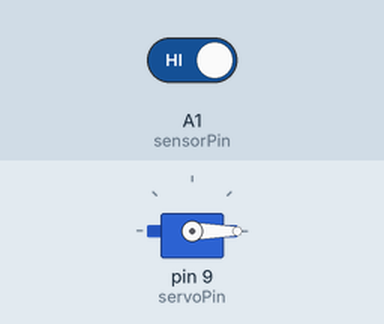
Recording of a sketch running on a simulated Arduino Uno, built with avr-gcc and run on an emulated ATmega328P. Parts: servo. Inputs (shaded band) come from the test bench; at power-on: A1 (sensorPin) HIGH.

Above: at 1.2 s.
1.3 s: A1 (sensorPin) driven LOW
At 1.7 s:
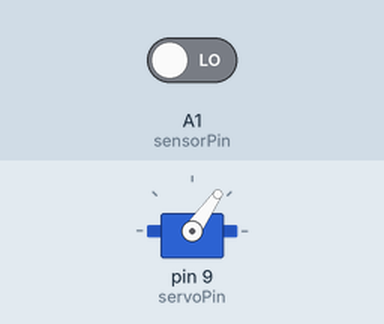
2.8 s: A1 (sensorPin) driven HIGH
At 5.3 s:
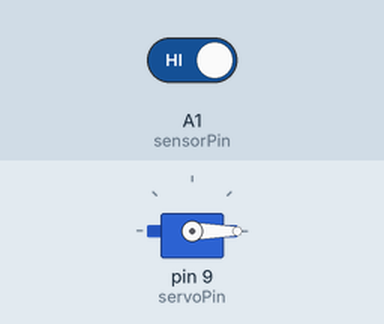
Timing chart, 0 to 6.8 s (numbered marks = the images above; inputs shaded):
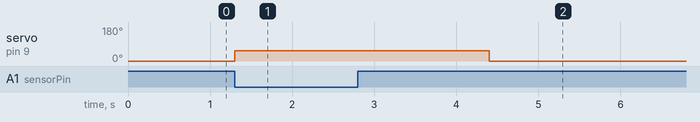

The sketch:

main.ino
```cpp
#include <Servo.h>
Servo myServo;
int servoPin = 9;
int sensorPin = A1;

void setup() {
  myServo.attach(servoPin);
  pinMode(sensorPin, INPUT);
}

void loop() {
  if (digitalRead(sensorPin) == LOW) {
    myServo.write(55);
    delay(3000);
  } else {
    myServo.write(0);
  }

  delay(100);

}
```

Measured:
- after the input at 1.3 s, servo on pin 9 (servoPin): 0° → 55° at once
- after the input at 2.8 s, servo on pin 9 (servoPin): 55° → 0° after 1.6 s
